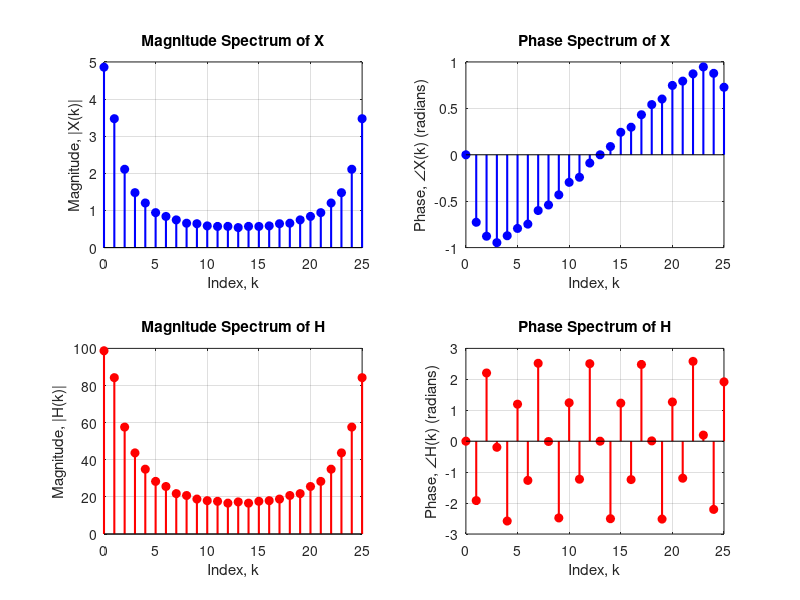

This chart was generated by the following MATLAB code:
% Step 4: Calculate DFT and plot magnitude and phase
clear all;
close all;
clc;

% Define the index for input signal
m = 0:1:15;  % m goes from 0 to 15 (16 samples)

% Create the input signal: x[m] = (0.8)^m
xn = (0.8).^m;

% Define the index for impulse response
n = 0:1:10;  % n goes from 0 to 10 (11 samples)

% Create the impulse response: h[n] = (1.4)^n
hn = (1.4).^n;

% Calculate lengths
Lx = length(xn);  % Length of x
Lh = length(hn);  % Length of h
L = Lx + Lh - 1;  % Length of output (26 samples)

% Perform convolution in time-domain
yc = conv(xn, hn);

% Create index for output
k = 0:1:L-1;

%% PART 2: FREQUENCY DOMAIN ANALYSIS (DFT)

% Calculate L-point DFT of input signal and impulse response
X = fft(xn, L);  % L-point DFT of x
H = fft(hn, L);  % L-point DFT of h

% Calculate magnitude and phase
mX = abs(X);      % Magnitude of X
pX = angle(X);    % Phase of X

mH = abs(H);      % Magnitude of H
pH = angle(H);    % Phase of H

% Plot magnitude and phase of X and H
figure;

% Magnitude of X
subplot(2, 2, 1);
stem(k, mX, 'b', 'LineWidth', 1.5, 'MarkerFaceColor', 'b');
xlabel('Index, k');
ylabel('Magnitude, |X(k)|');
title('Magnitude Spectrum of X');
grid on;

% Phase of X
subplot(2, 2, 2);
stem(k, pX, 'b', 'LineWidth', 1.5, 'MarkerFaceColor', 'b');
xlabel('Index, k');
ylabel('Phase, ∠X(k) (radians)');
title('Phase Spectrum of X');
grid on;

% Magnitude of H
subplot(2, 2, 3);
stem(k, mH, 'r', 'LineWidth', 1.5, 'MarkerFaceColor', 'r');
xlabel('Index, k');
ylabel('Magnitude, |H(k)|');
title('Magnitude Spectrum of H');
grid on;

% Phase of H
subplot(2, 2, 4);
stem(k, pH, 'r', 'LineWidth', 1.5, 'MarkerFaceColor', 'r');
xlabel('Index, k');
ylabel('Phase, ∠H(k) (radians)');
title('Phase Spectrum of H');
grid on;

% Display information
fprintf('===== PART 2: FREQUENCY DOMAIN (DFT) =====\n');
fprintf('DFT Length (L): %d points\n', L);
fprintf('Number of frequency bins: %d\n', L);
fprintf('\nMagnitude of X at k=0 (DC component): %.4f\n', mX(1));
fprintf('Magnitude of H at k=0 (DC component): %.4f\n', mH(1));
fprintf('\nMax magnitude of X: %.4f\n', max(mX));
fprintf('Max magnitude of H: %.4f\n', max(mH));